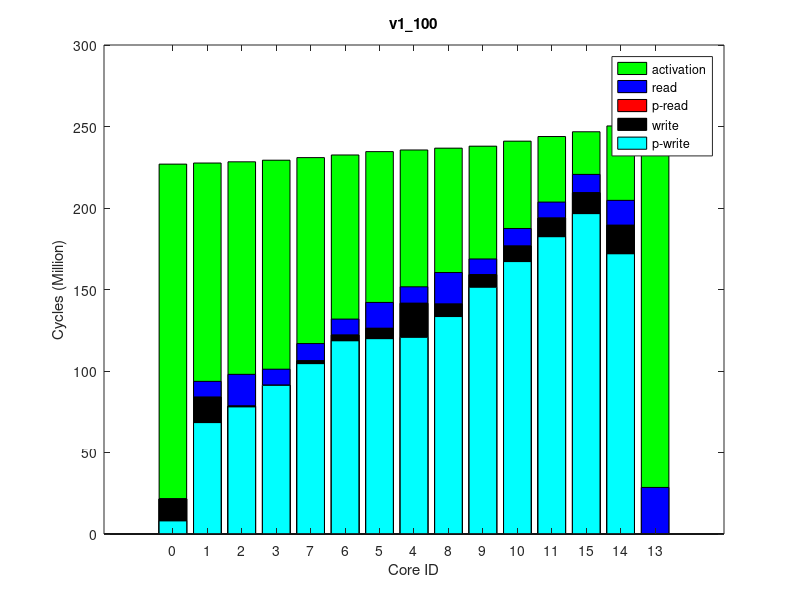

This figure's MATLAB source:
times(1, :, :) = [
0, 228572780, 0
0, 229240193, 0
1218, 230000546, 0
0, 230984848, 0
0, 237316249, 0
0, 236292855, 0
116, 234212660, 0
0, 232576612, 0
58, 238439133, 0
174, 239662930, 0
0, 242760559, 0
0, 245663601, 0
0, 252855269, 0
0, 252204332, 0
0, 248582215, 0
];
times(2, :, :) = [
0, 228574251, 0
0, 229242499, 0
580, 230001188, 0
0, 230986707, 0
0, 237316901, 0
0, 236293665, 0
120, 234213501, 0
0, 232577508, 0
0, 238439667, 0
58, 239663529, 0
0, 242761587, 0
290, 245665759, 0
0, 252850581, 0
0, 252197733, 0
0, 248585246, 0
];
times(3, :, :) = [
0, 228572023, 0
0, 229241717, 0
638, 230001869, 0
0, 230986950, 0
0, 237319539, 0
0, 236295785, 0
260, 234214993, 0
0, 232578945, 0
0, 238442056, 0
174, 239664508, 0
0, 242761762, 0
58, 245663487, 0
0, 252851692, 0
0, 252197339, 0
0, 248583168, 0
];
times(4, :, :) = [
0, 228561627, 0
0, 229231710, 0
812, 229990808, 0
0, 230976100, 0
0, 237308125, 0
0, 236284684, 0
176, 234204229, 0
0, 232567393, 0
0, 238431234, 0
290, 239654798, 0
0, 242752839, 0
290, 245655138, 0
0, 252846859, 0
0, 252192308, 0
0, 248575169, 0
];
times(5, :, :) = [
0, 228587569, 0
0, 229260013, 0
928, 230018709, 0
0, 231003378, 0
0, 237333421, 0
0, 236309849, 0
488, 234229106, 0
0, 232593669, 0
116, 238456125, 0
522, 239678573, 0
0, 242777269, 0
187, 245682595, 0
0, 252856286, 0
0, 252214895, 0
0, 248601697, 0
];
times(6, :, :) = [
0, 228583790, 0
0, 229255620, 0
928, 230014832, 0
0, 231000291, 0
0, 237332009, 0
0, 236308373, 0
59, 234227329, 0
0, 232591371, 0
116, 238454771, 0
638, 239678619, 0
0, 242778111, 0
188, 245680311, 0
0, 252871975, 0
0, 252213654, 0
0, 248599062, 0
];
times(7, :, :) = [
0, 228591657, 0
0, 229259866, 0
522, 230019466, 0
0, 231005456, 0
0, 237336944, 0
0, 236313913, 0
117, 234233067, 0
0, 232596922, 0
0, 238459966, 0
174, 239682850, 0
0, 242781036, 0
58, 245686381, 0
0, 252884338, 0
0, 252232604, 0
0, 248605787, 0
];
times(8, :, :) = [
0, 228560539, 0
0, 229230168, 0
870, 229989047, 0
0, 230974806, 0
0, 237304924, 0
0, 236281403, 0
542, 234200411, 0
0, 232565000, 0
0, 238427678, 0
986, 239649901, 0
0, 242747426, 0
410, 245651237, 0
0, 252848939, 0
0, 252195426, 0
0, 248572182, 0
];
times(9, :, :) = [
0, 228586011, 0
0, 229256456, 0
1044, 230016672, 0
0, 231002905, 0
0, 237333187, 0
0, 236309736, 0
244, 234229558, 0
0, 232593621, 0
0, 238456166, 0
841, 239679424, 0
0, 242777122, 0
0, 245681278, 0
0, 252865276, 0
0, 252207837, 0
0, 248601830, 0
];
times(10, :, :) = [
0, 228595101, 0
0, 229265797, 0
696, 230024970, 0
0, 231010797, 0
0, 237341020, 0
0, 236317897, 0
178, 234237545, 0
0, 232601627, 0
0, 238463886, 0
406, 239686996, 0
0, 242784775, 0
236, 245686492, 0
0, 252873930, 0
0, 252213446, 0
0, 248604970, 0
];
ave_times = round(squeeze(mean(times)));
format long g, ave_times
std_times = round(squeeze(std(times)));
format long g, std_times
polling_read_times = ave_times;
times(1, :, :) = [
8037393, 226825840, 0
68356034, 227495990, 0
78000003, 228247643, 0
91196676, 229229588, 0
120622961, 235500862, 0
119822054, 234490137, 0
118544259, 232431687, 0
104551369, 230820442, 0
133405052, 236615254, 0
151347882, 237831442, 0
167142717, 240908596, 0
182391913, 243743462, 0
0, 250863210, 0
171875371, 250207032, 0
196530301, 246663035, 0
];
times(2, :, :) = [
8034375, 226823054, 0
68305285, 227492636, 0
77930934, 228245255, 0
91143691, 229227286, 0
120616248, 235501061, 0
119814352, 234490217, 0
118497121, 232431400, 0
104448990, 230818304, 0
133371632, 236615900, 0
151320352, 237832792, 0
167090486, 240910822, 0
182385223, 243753794, 0
0, 250879552, 0
171881865, 250229436, 0
196514365, 246672892, 0
];
times(3, :, :) = [
8029234, 226819090, 0
68301130, 227487905, 0
77922575, 228241088, 0
91156835, 229223158, 0
120625685, 235494929, 0
119815847, 234484577, 0
118510994, 232426891, 0
104486710, 230813951, 0
133402196, 236609726, 0
151368300, 237826153, 0
167148464, 240903032, 0
182402899, 243742529, 0
0, 250874457, 0
171890187, 250214384, 0
196560206, 246662523, 0
];
times(4, :, :) = [
8031991, 226834892, 0
68330415, 227505895, 0
77951717, 228257094, 0
91164974, 229239828, 0
120653942, 235511548, 0
119853434, 234499410, 0
118519943, 232443223, 0
104517549, 230831061, 0
133429415, 236623023, 0
151371691, 237840789, 0
167120003, 240921918, 0
182365490, 243763017, 0
0, 250917263, 0
171979538, 250266272, 0
196605511, 246683568, 0
];
times(5, :, :) = [
8030099, 226825678, 0
68331818, 227495796, 0
77949369, 228247141, 0
91174502, 229229264, 0
120620043, 235500109, 0
119828607, 234488734, 0
118505551, 232431176, 0
104511605, 230819013, 0
133400581, 236613246, 0
151330521, 237829758, 0
167087447, 240908127, 0
182336737, 243750273, 0
0, 250882490, 0
171918208, 250235745, 0
196569321, 246668976, 0
];
times(6, :, :) = [
8047426, 226833343, 0
68461708, 227505136, 0
78095492, 228254866, 0
91302251, 229237037, 0
120738474, 235507933, 0
119942858, 234496210, 0
118645159, 232438561, 0
104644052, 230827209, 0
133477709, 236621177, 0
151443938, 237835041, 0
167201029, 240913275, 0
182400063, 243754146, 0
0, 250892361, 0
171908698, 250234719, 0
196538940, 246673126, 0
];
times(7, :, :) = [
8028264, 226808767, 0
68304613, 227479471, 0
77941546, 228230856, 0
91131434, 229213098, 0
120584300, 235484745, 0
119774449, 234473287, 0
118465724, 232415617, 0
104478791, 230803891, 0
133360510, 236597080, 0
151315305, 237812582, 0
167095167, 240891367, 0
182358162, 243729763, 0
0, 250868936, 0
171885365, 250215521, 0
196526554, 246649276, 0
];
times(8, :, :) = [
8036933, 226835492, 0
68357095, 227506685, 0
77986383, 228258372, 0
91206070, 229240436, 0
120627352, 235513630, 0
119831928, 234502638, 0
118551423, 232444329, 0
104522944, 230831194, 0
133403514, 236625304, 0
151353494, 237841674, 0
167117927, 240920435, 0
182379202, 243763550, 0
0, 250890018, 0
171912697, 250244394, 0
196535350, 246682769, 0
];
times(9, :, :) = [
8023931, 226812070, 0
68313827, 227482116, 0
77920453, 228235005, 0
91128181, 229216139, 0
120616220, 235487255, 0
119822926, 234476445, 0
118502151, 232419325, 0
104462141, 230807838, 0
133386654, 236600512, 0
151348699, 237818106, 0
167128761, 240896158, 0
182396567, 243745903, 0
0, 250892736, 0
171916665, 250240323, 0
196556758, 246665570, 0
];
times(10, :, :) = [
8040905, 226821714, 0
68351188, 227492123, 0
77973700, 228244184, 0
91187929, 229226798, 0
120632432, 235500482, 0
119846248, 234488505, 0
118544809, 232430533, 0
104522392, 230816561, 0
133416163, 236614024, 0
151355028, 237829266, 0
167122709, 240909859, 0
182386869, 243750079, 0
0, 250896807, 0
171932408, 250243888, 0
196537132, 246670048, 0
];
ave_times = round(squeeze(mean(times)));
format long g, ave_times
std_times = round(squeeze(std(times)));
format long g, std_times
polling_write_times = ave_times;
times(1, :, :) = [
0, 253939359, 0
9694523, 254675787, 64000
19401823, 255495378, 128000
9859445, 256531493, 64000
10123639, 263481892, 64000
15853853, 262364187, 128000
9840190, 260069890, 64000
10476549, 258259819, 64000
19350165, 264714520, 128000
9607179, 266048778, 64000
10757973, 269404618, 64000
9715708, 272519794, 64000
28571123, 280232545, 255980
15308297, 279525469, 128000
11024999, 275716451, 64000
];
times(2, :, :) = [
0, 253958618, 0
9688618, 254696011, 64000
19403023, 255514567, 128000
9853490, 256550995, 64000
10118661, 263498993, 64000
15903965, 262381250, 128000
9818401, 260087201, 64000
10558925, 258276922, 64000
19352278, 264731858, 128000
9562570, 266066829, 64000
10824458, 269421991, 64000
9709971, 272541047, 64000
28568581, 280249326, 255980
15286666, 279543195, 128000
11093335, 275738407, 64000
];
times(3, :, :) = [
0, 253951094, 0
9692911, 254688586, 64000
19386638, 255507257, 128000
9840886, 256541921, 64000
10116506, 263484849, 64000
15899252, 262367035, 128000
9803250, 260073489, 64000
10423278, 258262837, 64000
19340167, 264716939, 128000
9638589, 266051359, 64000
10759168, 269408060, 64000
9778167, 272526802, 64000
28569245, 280233471, 255980
15309351, 279522682, 128000
11077094, 275724138, 64000
];
times(4, :, :) = [
0, 253974504, 0
9706885, 254710472, 64000
19403164, 255527862, 128000
9857194, 256564931, 64000
10123201, 263500635, 64000
15860998, 262382498, 128000
9817217, 260088570, 64000
10469956, 258278201, 64000
19326122, 264732014, 128000
9633256, 266066995, 64000
10781409, 269420539, 64000
9774104, 272540831, 64000
28566885, 280232404, 255980
15317159, 279528318, 128000
11027962, 275737481, 64000
];
times(5, :, :) = [
0, 253969826, 0
9709203, 254705763, 64000
19408947, 255523252, 128000
9869431, 256559378, 64000
10130489, 263513516, 64000
15849814, 262395693, 128000
9828145, 260101775, 64000
10548826, 258291411, 64000
19352802, 264748430, 128000
9565490, 266083152, 64000
10786955, 269440158, 64000
9788109, 272556579, 64000
28567260, 280265247, 255980
15311929, 279561219, 128000
11196748, 275753451, 64000
];
times(6, :, :) = [
0, 253968172, 0
9691141, 254706407, 64000
19391528, 255524017, 128000
9768806, 256573014, 64000
10115030, 263509032, 64000
15913064, 262391781, 128000
9808553, 260097856, 64000
10617524, 258287313, 64000
19348968, 264744448, 128000
9667406, 266079022, 64000
10746596, 269436338, 64000
9745191, 272554988, 64000
28569979, 280264768, 255980
15286280, 279560873, 128000
11032944, 275752315, 64000
];
times(7, :, :) = [
0, 253950331, 0
9703795, 254688424, 64000
19384498, 255506539, 128000
9737504, 256541939, 64000
10111980, 263490211, 64000
15899058, 262372373, 128000
9798926, 260078416, 64000
10631618, 258268720, 64000
19354273, 264722370, 128000
9568988, 266056976, 64000
10816466, 269412880, 64000
9707388, 272530204, 64000
28570518, 280235470, 255980
15295198, 279530587, 128000
11025992, 275727625, 64000
];
times(8, :, :) = [
0, 253970613, 0
9685820, 254707078, 64000
19387262, 255525124, 128000
9769799, 256563396, 64000
10120364, 263510917, 64000
15904747, 262393349, 128000
9818736, 260099596, 64000
10601183, 258287103, 64000
19346265, 264743961, 128000
9681748, 266078393, 64000
10773332, 269433699, 64000
9891367, 272547012, 64000
28573807, 280251167, 255980
15253323, 279547471, 128000
11625856, 275743800, 64000
];
times(9, :, :) = [
0, 253958879, 0
9706959, 254696753, 64000
19387798, 255513915, 128000
9766010, 256547329, 64000
10118664, 263483030, 64000
15909612, 262364377, 128000
9814535, 260070986, 64000
10621442, 258260820, 64000
19321490, 264714886, 128000
9642253, 266049176, 64000
10793569, 269404670, 64000
9898189, 272523827, 64000
28572584, 280222761, 255980
15249997, 279521919, 128000
11650014, 275720814, 64000
];
times(10, :, :) = [
0, 253988357, 0
9690784, 254725917, 64000
19401234, 255544263, 128000
9860910, 256582069, 64000
10121090, 263519000, 64000
15858062, 262401463, 128000
9819159, 260107783, 64000
10527776, 258297432, 64000
19357725, 264750769, 128000
9687145, 266085511, 64000
10695802, 269441210, 64000
9897066, 272560274, 64000
28573694, 280257789, 255980
15259107, 279560753, 128000
11615956, 275757367, 64000
];
ave_times = round(squeeze(mean(times)));
format long g, ave_times
std_times = round(squeeze(std(times)));
format long g, std_times
read_times = ave_times;
times(1, :, :) = [
0, 226921830, 0
0, 227590758, 0
0, 228340896, 0
0, 229322796, 0
0, 235596326, 0
0, 234586420, 0
0, 232527662, 0
0, 230913818, 0
0, 236710505, 0
0, 237927190, 0
0, 241007428, 0
0, 243849261, 0
0, 250989638, 0
0, 250335580, 0
0, 246767343, 0
];
times(2, :, :) = [
0, 226913144, 0
0, 227582481, 0
0, 228335795, 0
0, 229318675, 0
0, 235593810, 0
0, 234582151, 0
0, 232521037, 0
0, 230909509, 0
0, 236707648, 0
0, 237922566, 0
0, 241003156, 0
0, 243844754, 0
0, 250997929, 0
0, 250337039, 0
0, 246764832, 0
];
times(3, :, :) = [
0, 226917545, 0
0, 227586847, 0
0, 228340358, 0
0, 229324900, 0
0, 235599772, 0
0, 234588284, 0
0, 232528049, 0
0, 230915335, 0
0, 236714934, 0
0, 237931351, 0
0, 241012315, 0
0, 243852636, 0
0, 250975421, 0
0, 250325127, 0
0, 246771996, 0
];
times(4, :, :) = [
0, 226908947, 0
0, 227578600, 0
0, 228330016, 0
0, 229314123, 0
0, 235587925, 0
0, 234576152, 0
0, 232516767, 0
0, 230904161, 0
0, 236703016, 0
0, 237919556, 0
0, 240998845, 0
0, 243846993, 0
0, 250981184, 0
0, 250327457, 0
0, 246765869, 0
];
times(5, :, :) = [
0, 226933890, 0
0, 227602887, 0
0, 228355472, 0
0, 229338386, 0
0, 235609153, 0
0, 234597922, 0
0, 232541511, 0
0, 230929381, 0
0, 236723698, 0
0, 237940596, 0
0, 241020324, 0
0, 243859309, 0
0, 250994758, 0
0, 250341553, 0
0, 246779171, 0
];
times(6, :, :) = [
0, 226917553, 0
0, 227585288, 0
0, 228336931, 0
0, 229320375, 0
0, 235593359, 0
0, 234580392, 0
0, 232523265, 0
0, 230910367, 0
0, 236707451, 0
0, 237925254, 0
0, 241007321, 0
0, 243844355, 0
0, 250978583, 0
0, 250328750, 0
0, 246764007, 0
];
times(7, :, :) = [
0, 226913615, 0
0, 227580921, 0
0, 228332395, 0
0, 229317091, 0
0, 235594327, 0
0, 234582619, 0
0, 232522178, 0
0, 230908315, 0
0, 236707841, 0
0, 237926143, 0
0, 241005030, 0
0, 243851710, 0
0, 250986173, 0
0, 250344108, 0
0, 246770531, 0
];
times(8, :, :) = [
0, 226921833, 0
0, 227588878, 0
0, 228340521, 0
0, 229323452, 0
0, 235598397, 0
0, 234587156, 0
0, 232526948, 0
0, 230914146, 0
0, 236713765, 0
0, 237932762, 0
0, 241013588, 0
0, 243856909, 0
0, 250996617, 0
0, 250345245, 0
0, 246776466, 0
];
times(9, :, :) = [
0, 226923088, 0
0, 227591132, 0
0, 228342772, 0
0, 229327480, 0
0, 235601057, 0
0, 234589359, 0
0, 232530279, 0
0, 230917324, 0
0, 236714712, 0
0, 237930248, 0
0, 241004388, 0
0, 243845935, 0
0, 250989716, 0
0, 250328025, 0
0, 246764572, 0
];
times(10, :, :) = [
0, 226939417, 0
0, 227608965, 0
0, 228362219, 0
0, 229345456, 0
0, 235618282, 0
0, 234607727, 0
0, 232547620, 0
0, 230935514, 0
0, 236733636, 0
0, 237951332, 0
0, 241031992, 0
0, 243885463, 0
0, 251024128, 0
0, 250366920, 0
0, 246804165, 0
];
ave_times = round(squeeze(mean(times)));
format long g, ave_times
std_times = round(squeeze(std(times)));
format long g, std_times
total_times = ave_times;
times(1, :, :) = [
21552626, 229583836, 64000
83890828, 230257569, 128000
78473738, 231005849, 64000
91244503, 231983090, 64000
141588491, 238253922, 128000
126214521, 237242072, 64000
122076346, 235189403, 64000
106290407, 233574778, 64000
141132270, 239366498, 64000
159153059, 240585034, 64000
176701754, 243658848, 64000
193864149, 246506386, 64000
0, 253627336, 0
189418810, 252975753, 64000
209269598, 249427128, 64000
];
times(2, :, :) = [
21527456, 229584502, 64000
83879090, 230260813, 128000
78466710, 231008929, 64000
91195555, 231986828, 64000
141488380, 238260262, 128000
126136433, 237247415, 64000
121929860, 235191049, 64000
106200455, 233578951, 64000
141009863, 239370170, 64000
159088999, 240588987, 64000
176689390, 243662777, 64000
193874726, 246509265, 64000
0, 253607040, 0
189410710, 252961365, 64000
209568240, 249430019, 64000
];
times(3, :, :) = [
21527472, 229567086, 64000
84066601, 230241203, 128000
78708607, 230990199, 64000
91450415, 231967067, 64000
141586176, 238235274, 128000
126232023, 237223831, 64000
122142340, 235170219, 64000
106437251, 233558101, 64000
141086279, 239347443, 64000
159082418, 240564173, 64000
176672014, 243639165, 64000
193831724, 246477068, 64000
0, 253617981, 0
189390419, 252956305, 64000
209471217, 249396529, 64000
];
times(4, :, :) = [
21541545, 229582840, 64000
84023224, 230257528, 128000
78642567, 231006162, 64000
91364572, 231984193, 64000
141688815, 238254865, 128000
126294411, 237241947, 64000
122148920, 235187371, 64000
106382649, 233576151, 64000
141208000, 239366017, 64000
159303608, 240583593, 64000
176780272, 243657308, 64000
193958923, 246498993, 64000
0, 253624954, 0
189421094, 252971218, 64000
209321870, 249420469, 64000
];
times(5, :, :) = [
21513501, 229566294, 64000
83818697, 230241123, 128000
78412634, 230990906, 64000
91162185, 231968467, 64000
141448797, 238240687, 128000
126089692, 237228832, 64000
121921094, 235176433, 64000
106178852, 233560536, 64000
140942466, 239350973, 64000
158998649, 240566537, 64000
176525862, 243639772, 64000
193784688, 246490350, 64000
0, 253622969, 0
189393335, 252963884, 64000
209418628, 249412205, 64000
];
times(6, :, :) = [
21508845, 229567946, 64000
83866415, 230241477, 128000
78511984, 230992447, 64000
91244833, 231969841, 64000
141491029, 238241285, 128000
126141429, 237228585, 64000
121975669, 235175696, 64000
106208773, 233562888, 64000
141004578, 239349919, 64000
159092344, 240568541, 64000
176616707, 243643148, 64000
193855209, 246489506, 64000
0, 253633991, 0
189405012, 252981804, 64000
209272758, 249410947, 64000
];
times(7, :, :) = [
21541435, 229577736, 64000
83944381, 230255105, 128000
78481945, 231001109, 64000
91230194, 231979561, 64000
141435835, 238248582, 128000
126101245, 237235959, 64000
121958442, 235184899, 64000
106244043, 233572456, 64000
140973512, 239359490, 64000
159003228, 240577708, 64000
176537046, 243652588, 64000
193645882, 246491592, 64000
0, 253608620, 0
189360982, 252954145, 64000
209251470, 249413383, 64000
];
times(8, :, :) = [
21551105, 229596180, 64000
83799198, 230271204, 128000
78400613, 231018016, 64000
91104939, 231994955, 64000
141503539, 238264693, 128000
126103980, 237253070, 64000
121892559, 235200904, 64000
106134305, 233586066, 64000
141058520, 239375124, 64000
159061822, 240592041, 64000
176702427, 243665508, 64000
193875209, 246509425, 64000
0, 253639001, 0
189417073, 252995344, 64000
209527117, 249429603, 64000
];
times(9, :, :) = [
21524446, 229562338, 64000
84085496, 230235944, 128000
78691763, 230986061, 64000
91414029, 231963222, 64000
141593366, 238232020, 128000
126249773, 237220410, 64000
122133975, 235169390, 64000
106403092, 233555509, 64000
141126849, 239343261, 64000
159168166, 240560152, 64000
176708380, 243636102, 64000
193813210, 246486290, 64000
0, 253610799, 0
189387064, 252968348, 64000
209406717, 249407241, 64000
];
times(10, :, :) = [
21581238, 229605784, 64000
84128164, 230278716, 128000
78756570, 231027640, 64000
91489624, 232005208, 64000
141609637, 238277783, 128000
126277620, 237264968, 64000
122155660, 235211855, 64000
106402500, 233597185, 64000
141166944, 239390826, 64000
159166760, 240608822, 64000
176695080, 243681966, 64000
193885740, 246527636, 64000
0, 253664797, 0
189458404, 253010647, 64000
209275446, 249447289, 64000
];
ave_times = round(squeeze(mean(times)));
format long g, ave_times
std_times = round(squeeze(std(times)));
format long g, std_times
write_times = ave_times;
mytitle = 'v1\_100';
order = [1 2 3 4 8 7 6 5 9 10 11 12 15 14 13];

total_times = total_times(:, 2)(order);

read_times = read_times(:, 1)(order);
write_times = write_times(:, 1)(order);

polling_read_times = polling_read_times(:, 1)(order);
polling_write_times = polling_write_times(:, 1)(order);

total_times /= 1000000;

read_times /= 1000000;
write_times /= 1000000;

polling_read_times /= 1000000;
polling_write_times /= 1000000;

% laying read on top of write
read_times += write_times;
polling_read_times += write_times;

figure(1);
clf()
% set(gcf, 'Position', get(0,'Screensize'));
% set(gcf,'units','normalized','outerposition',[0 0 1 1])
bar(0:14, total_times,'g');
hold on;
bar(0:14, read_times,'b');
bar(0:14, polling_read_times,'r');
bar(0:14, write_times,'k');
bar(0:14, polling_write_times,'c');
hold off

axis([-2 16 0 300])
% axis([-1 15])
set(gca,'XTick',0:14);
set(gca,'xticklabel',{ '0'; '1'; '2'; '3'; '7'; '6'; '5'; '4'; '8'; '9'; '10'; '11'; '15'; '14'; '13' })

xlabel('Core ID')
ylabel('Cycles (Million)')

legend('activation', 'read', 'p-read', 'write', 'p-write')
title(mytitle)
print(1, strcat(mytitle, '.png'))
